Frame 1 (no input): blank canvas, image omitted
Frame 60 (the mouse pressed at the canvas centre just before this capture): blank canvas, image omitted
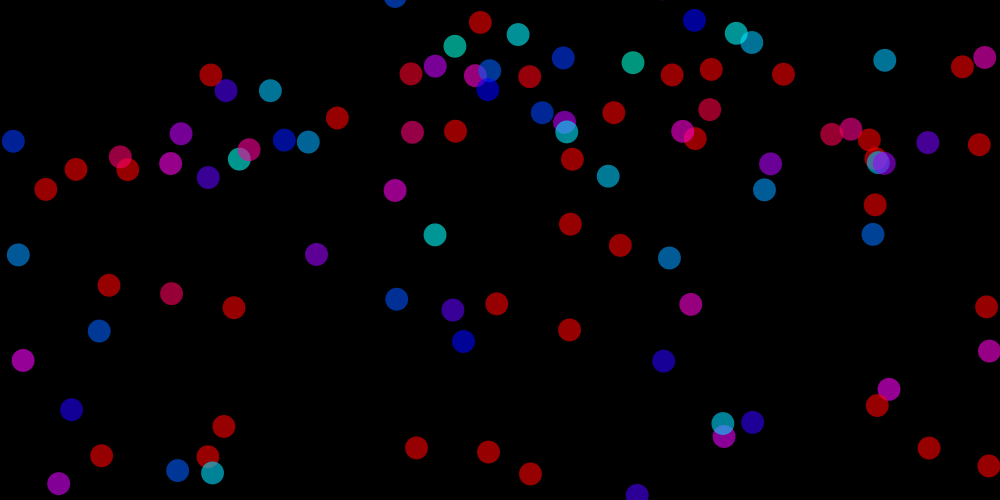
Frame 120 (the mouse held since frame 60 and released just before this capture)

The Processing sketch whose frames 1 and 60 were blank and that drew this single picture after the mouse press (run headless with seeded random() and noise(); from frame 60 on, the mouse is pressed at the canvas centre):

// Processing sketch: processing_105980
// ── processing_105980.pde

/***************************
collision test + gravity with arrays
Chris Henrick
8/7/13

To Do:
-Add mouseDragged() function to add number of balls
-Add message to say "click me" when user sees screen.
***************************/

int numFires = 100;
String message = "Click Me";

// declare and create arrays
float[] fireX = new float[numFires];
float[] fireY = new float[numFires];
float[] fireXspeed = new float[numFires];
float[] fireYspeed = new float [numFires];
color[] fireColors = new color[numFires];


float diam = random(10, 30);
float gravity;
float time = millis()/300;
float sine = sin(time);

void setup(){
  size(1000, 500);
  smooth();
  noStroke();
  
  colorMode(HSB);
    
  for (int i = 0; i < numFires; i++){
    fireX[i] = 0;
    fireY[i] = 0;
    fireXspeed[i] = 0;
    fireYspeed[i] = 0;
  }
}

void draw(){

 if (mousePressed != true){
   textSize(50);
   fill(200, 0, 100);
   textMode(CENTER);
   text(message, width/2, height/2);
 } else {
   noFill();
 }

 
 background(0);
  
 for (int i = 0; i < numFires; i++){
   gravity = map(sin(millis()/300), -1, 1, -.1, .1);

   fireX[i] = fireX[i] + fireXspeed[i];
   fireY[i] = fireY[i] + fireYspeed[i];
   fireYspeed[i] = fireYspeed[i] + gravity;
   
   if (fireY[i] > (height -5) || fireY[i] < 5) {  // if the balls' y position approaches the size bounds reverse direction
      fireYspeed[i]*=-1;
    }
    
   if (fireX[i] > (width -5) || fireX[i] < 5) { 
      fireXspeed[i]*=-1;
    }
    
   for (int j = 0; j < numFires; j++){
     
     if (i != j){
     
     if (dist(fireX[i], fireY[i], fireX[j], fireY[j]) <= diam){
       fireXspeed[i] *= -1;
       fireYspeed[i] *= -1;
       fireXspeed[j] *= -1;
       fireYspeed[j] *= -1;
     }
     
     }
   }
    
    fill(fireColors[i]); 
    ellipse(fireX[i], fireY[i], diam, diam);
  }
 
}


// creat a mouse release event to trigger the start of the animation. 
void mousePressed() {
    
  for (int i = 0; i < numFires; i++){
    fireX[i] = random(width);
    fireY[i] = random(height);
    //fireX[i] = mouseX+random(-100,100);
    //fireY[i] = mouseY+random(-100,100);
    fireXspeed[i] = random(-2, 2);
    fireYspeed[i] = random(-7, -3);
    fireColors[i] = color(random(120, 360), 255, 255, 150);
  }
}

/*
boolean sketchFullScreen(){
  return true;
}
*/
